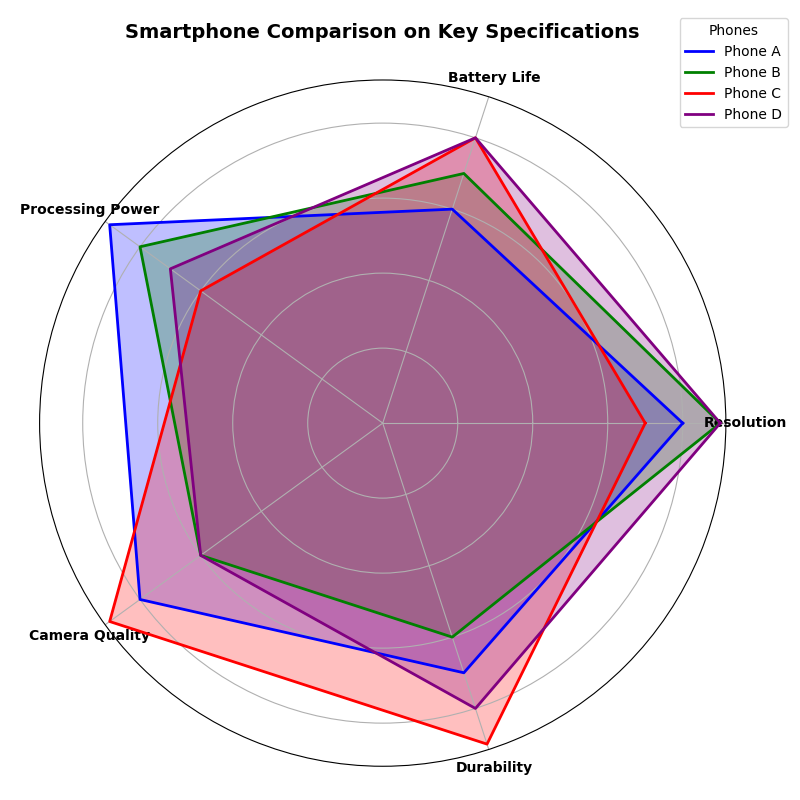

Reproduce this figure in Python.
import numpy as np
import matplotlib.pyplot as plt
from math import pi

parameters = ['Resolution', 'Battery Life', 'Processing Power', 'Camera Quality', 'Durability']
num_vars = len(parameters)

smartphones = {
    'Phone A': [8, 6, 9, 8, 7],  # Altered Battery Life and Durability
    'Phone B': [9, 7, 8, 6, 6],  # Altered Resolution, Processing Power and Durability
    'Phone C': [7, 8, 6, 9, 9],  # Altered Resolution, Processing Power and Durability
    'Phone D': [9, 8, 7, 6, 8]   # Altered Resolution, Camera Quality, and Durability
}

def create_radar_chart(ax, data, categories, label, color):
    angles = np.linspace(0, 2 * pi, num_vars, endpoint=False).tolist()
    data = data + data[:1]
    angles += angles[:1]

    ax.fill(angles, data, color=color, alpha=0.25)
    ax.plot(angles, data, color=color, linewidth=2, linestyle='solid', label=label)
    ax.set_yticklabels([])
    ax.set_xticks(angles[:-1])
    ax.set_xticklabels(categories, fontsize=10, fontweight='bold')

fig, ax = plt.subplots(figsize=(8, 8), subplot_kw=dict(polar=True))

colors = {
    'Phone A': 'blue', 
    'Phone B': 'green', 
    'Phone C': 'red', 
    'Phone D': 'purple'
}

for phone, specs in smartphones.items():
    create_radar_chart(ax, specs, parameters, phone, colors[phone])

ax.set_title("Smartphone Comparison on Key Specifications", fontsize=14, fontweight='bold', pad=30)
plt.legend(loc='upper right', bbox_to_anchor=(1.1, 1.1), title="Phones")
plt.tight_layout()
plt.show()
